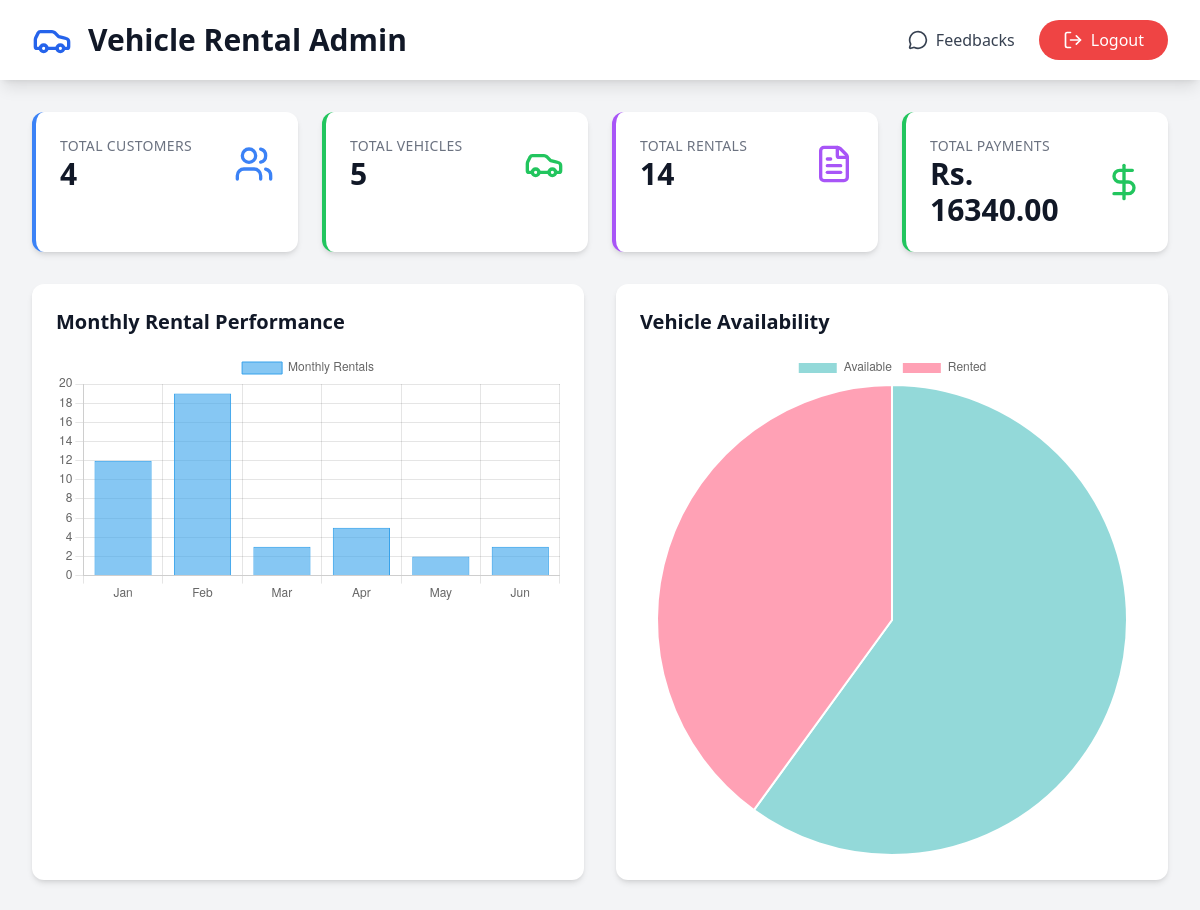
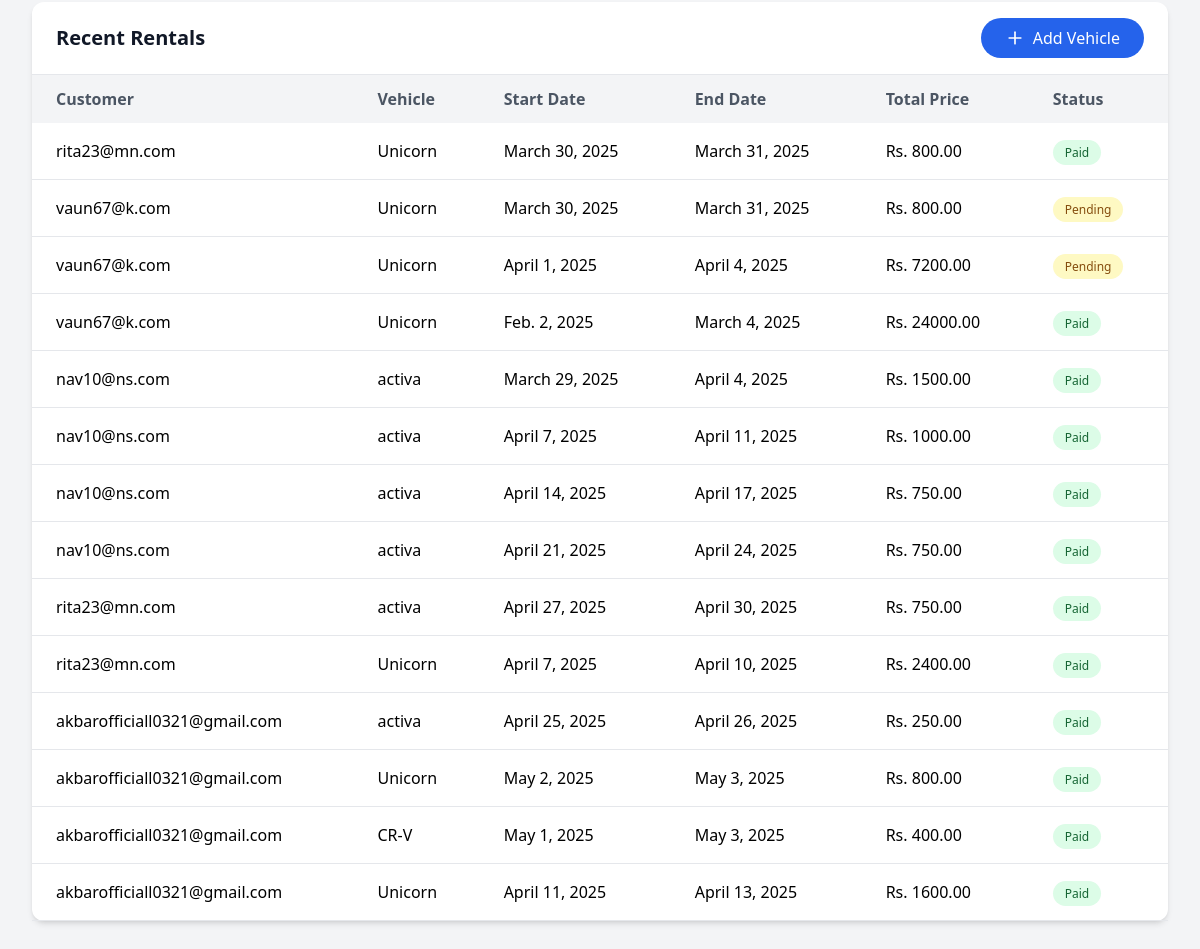
The page /admin-dashboard/ (signed in) on the database its author committed (2 pictures, top to bottom).
### home/models.py (models this page shows, shortened)
class Rental(models.Model):
    id = models.AutoField(primary_key=True)  # Ensure primary key is auto-incrementing
    customer = models.ForeignKey(Customer, on_delete=models.CASCADE)
    vehicle = models.ForeignKey(Vehicle, on_delete=models.CASCADE)
    start_date = models.DateField()
    end_date = models.DateField()
    total_price = models.DecimalField(max_digits=10, decimal_places=2)
    is_fully_paid = models.BooleanField(default=False)

class Customer(models.Model):
    user = models.OneToOneField(User, on_delete=models.CASCADE)
    phone = models.CharField(max_length=15, unique=True)

class Vehicle(models.Model):
    name = models.CharField(max_length=100)
    brand = models.CharField(max_length=100)
    model_year = models.IntegerField()
    price_per_day = models.DecimalField(max_digits=10, decimal_places=2)
    description = models.TextField(blank=True)
    image = models.ImageField(upload_to="vehicle_images/", blank=True, null=True)
    available = models.BooleanField(default=True)

### home/views.py (the view)
# urls.py: path("admin-dashboard/", views.admin_dashboard, name="admin_dashboard"),
@login_required
@user_passes_test(lambda u: u.is_superuser)
def admin_dashboard(request):
    current_date = timezone.now().date()
    available_vehicles = Vehicle.objects.exclude(
        rental__start_date__lte=current_date,
        rental__end_date__gte=current_date
    ).filter(available=True)
    customers = Customer.objects.all()
    vehicles = Vehicle.objects.all()
    rentals = Rental.objects.all()
    payments = Payment.objects.all()
    total_payment = sum(payment.amount_paid for payment in payments)
    context = {
        "customers": customers,
        "vehicles": vehicles,
        "available_vehicles": available_vehicles,
        "rented_vehicles_count": vehicles.count() - available_vehicles.count(),  # Pre-calculate this
        "rentals": rentals,
        "payments": payments,
        "total_payment": total_payment,
    }
    return render(request, "admin_dashboard.html", context)

### templates/admin_dashboard.html (shortened to what this page needs)
<!DOCTYPE html>
<html lang="en">
<head>
    <script src="https://cdn.tailwindcss.com"></script>
</head>
<body class="bg-gray-100 min-h-screen">
    <nav class="bg-white shadow-lg">
        <div class="max-w-7xl mx-auto px-4 sm:px-6 lg:px-8">
            <div class="flex justify-between h-20 items-center">
                <div class="flex items-center space-x-4">
                    <div class="text-blue-600">
                        <i data-lucide="car" class="w-10 h-10"></i>
                    </div>
                    <h1 class="text-3xl font-extrabold text-gray-900">
                        Vehicle Rental Admin
                    </h1>
                </div>
                <div class="flex items-center space-x-6">
                    <a href="{% url 'view_feedbacks' %}" class="text-gray-700 hover:text-blue-600 transition duration-300 flex items-center space-x-2">
                        <i data-lucide="message-circle" class="w-5 h-5"></i>
                        <span>Feedbacks</span>
                    </a>
                    <a href="{% url 'admin_logout' %}" class="bg-red-500 text-white px-6 py-2 rounded-full hover:bg-red-600 transition duration-300 flex items-center space-x-2">
                        <i data-lucide="log-out" class="w-5 h-5"></i>
                        <span>Logout</span>
                    </a>
                </div>
            </div>
        </div>
    </nav>
    <div class="max-w-7xl mx-auto px-4 sm:px-6 lg:px-8 py-8">
        <div class="grid grid-cols-1 md:grid-cols-4 gap-6 mb-8">
            <div class="bg-white rounded-xl shadow-md p-6 hover:shadow-xl transition duration-300 border-l-4 border-blue-500">
                <div class="flex items-center justify-between">
                    <div>
                        <h3 class="text-gray-500 text-sm uppercase tracking-wide">Total Customers</h3>
                        <p class="text-3xl font-bold text-gray-900">{{ customers.count }}</p>
                    </div>
                    <div class="text-blue-500">
                        <i data-lucide="users" class="w-10 h-10"></i>
                    </div>
                </div>
            </div>
            <div class="bg-white rounded-xl shadow-md p-6 hover:shadow-xl transition duration-300 border-l-4 border-green-500">
                <div class="flex items-center justify-between">
                    <div>
                        <h3 class="text-gray-500 text-sm uppercase tracking-wide">Total Vehicles</h3>
                        <p class="text-3xl font-bold text-gray-900">{{ vehicles.count }}</p>
                    </div>
                    <div class="text-green-500">
                        <i data-lucide="car" class="w-10 h-10"></i>
                    </div>
                </div>
            </div>
            <div class="bg-white rounded-xl shadow-md p-6 hover:shadow-xl transition duration-300 border-l-4 border-purple-500">
                <div class="flex items-center justify-between">
                    <div>
                        <h3 class="text-gray-500 text-sm uppercase tracking-wide">Total Rentals</h3>
                        <p class="text-3xl font-bold text-gray-900">{{ rentals.count }}</p>
                    </div>
                    <div class="text-purple-500">
                        <i data-lucide="file-text" class="w-10 h-10"></i>
                    </div>
                </div>
            </div>
            <div class="bg-white rounded-xl shadow-md p-6 hover:shadow-xl transition duration-300 border-l-4 border-green-500">
                <div class="flex items-center justify-between">
                    <div>
                        <h3 class="text-gray-500 text-sm uppercase tracking-wide">Total Payments</h3>
                        <p class="text-3xl font-bold text-gray-900">Rs. {{ total_payment }}</p>
                    </div>
                    <div class="text-green-500">
                        <i data-lucide="dollar-sign" class="w-10 h-10"></i>
                    </div>
                </div>
            </div>
        </div>
        <div class="grid grid-cols-1 md:grid-cols-2 gap-8">
            <div class="bg-white rounded-xl shadow-md p-6">
                <h3 class="text-xl font-semibold text-gray-900 mb-4">Monthly Rental Performance</h3>
                <canvas id="rentalChart"></canvas>
            </div>
            <div class="bg-white rounded-xl shadow-md p-6">
                <h3 class="text-xl font-semibold text-gray-900 mb-4">Vehicle Availability</h3>
                <canvas id="vehicleAvailabilityChart"></canvas>
            </div>
        </div>
        <div class="bg-white rounded-xl shadow-md mt-8">
            <div class="px-6 py-4 border-b flex justify-between items-center">
                <h3 class="text-xl font-semibold text-gray-900">Recent Rentals</h3>
                <a href="{% url 'add_vehicle' %}" class="bg-blue-600 text-white px-6 py-2 rounded-full hover:bg-blue-700 transition duration-300 flex items-center space-x-2">
                    <i data-lucide="plus" class="w-5 h-5"></i>
                    <span>Add Vehicle</span>
                </a>
            </div>
            <div class="overflow-x-auto">
                <table class="w-full">
                    <thead>
                        <tr class="bg-gray-100 text-gray-600">
                            <th class="px-6 py-3 text-left">Customer</th>
                            <th class="px-6 py-3 text-left">Vehicle</th>
                            <th class="px-6 py-3 text-left">Start Date</th>
                            <th class="px-6 py-3 text-left">End Date</th>
                            <th class="px-6 py-3 text-left">Total Price</th>
                            <th class="px-6 py-3 text-left">Status</th>
                        </tr>
                    </thead>
                    <tbody>
                        {% for rental in rentals %}
                        <tr class="border-b hover:bg-gray-50 transition duration-200">
                            <td class="px-6 py-4">{{ rental.customer.user.username }}</td>
                            <td class="px-6 py-4">{{ rental.vehicle.name }}</td>
                            <td class="px-6 py-4">{{ rental.start_date }}</td>
                            <td class="px-6 py-4">{{ rental.end_date }}</td>
                            <td class="px-6 py-4">Rs. {{ rental.total_price }}</td>
                            <td class="px-6 py-4">
                                {% if rental.is_fully_paid %}
                                <span class="bg-green-100 text-green-800 px-3 py-1 rounded-full text-xs">Paid</span>
                                {% else %}
                                <span class="bg-yellow-100 text-yellow-800 px-3 py-1 rounded-full text-xs">Pending</span>
                                {% endif %}
                            </td>
                        </tr>
                        {% endfor %}
                    </tbody>
                </table>
            </div>
        </div>
    </div>
    <script>
        // Initialize Lucide Icons
        lucide.createIcons();
        // Rental Performance Chart
        const ctx1 = document.getElementById('rentalChart').getContext('2d');
        new Chart(ctx1, {
            type: 'bar',
            data: {
                labels: ['Jan', 'Feb', 'Mar', 'Apr', 'May', 'Jun'],
                datasets: [{
                    label: 'Monthly Rentals',
                    data: [12, 19, 3, 5, 2, 3],
                    backgroundColor: 'rgba(54, 162, 235, 0.6)',
                    borderColor: 'rgba(54, 162, 235, 1)',
                    borderWidth: 1
                }]
            },
            options: {
                responsive: true,
                scales: {
                    y: {
                        beginAtZero: true
                    }
                }
            }
        });
        // Vehicle Availability Pie Chart
        const ctx2 = document.getElementById('vehicleAvailabilityChart').getContext('2d');
        new Chart(ctx2, {
            type: 'pie',
            data: {
                labels: ['Available', 'Rented'],
                datasets: [{
                    data: [{{ available_vehicles.count }}, {{ rented_vehicles_count }}],
                    backgroundColor: [
                        'rgba(75, 192, 192, 0.6)',
                        'rgba(255, 99, 132, 0.6)'
                    ]
                }]
            },
            options: {
                responsive: true
            }
        });
    </script>
</body>
</html>

### rows shown on the page
Rental: customer.user.username "rita23@mn.com", vehicle.name "Unicorn", start_date "March 30, 2025", end_date "March 31, 2025", total_price "800.00", is_fully_paid "Paid"
Rental: customer.user.username "vaun67@k.com", vehicle.name "Unicorn", start_date "March 30, 2025", end_date "March 31, 2025", total_price "800.00", is_fully_paid "Pending"
Rental: customer.user.username "vaun67@k.com", vehicle.name "Unicorn", start_date "April 1, 2025", end_date "April 4, 2025", total_price "7200.00", is_fully_paid "Pending"
Rental: customer.user.username "vaun67@k.com", vehicle.name "Unicorn", start_date "Feb. 2, 2025", end_date "March 4, 2025", total_price "24000.00", is_fully_paid "Paid"
Rental: customer.user.username "nav10@ns.com", vehicle.name "activa", start_date "March 29, 2025", end_date "April 4, 2025", total_price "1500.00", is_fully_paid "Paid"
Rental: customer.user.username "nav10@ns.com", vehicle.name "activa", start_date "April 7, 2025", end_date "April 11, 2025", total_price "1000.00", is_fully_paid "Paid"
Rental: customer.user.username "nav10@ns.com", vehicle.name "activa", start_date "April 14, 2025", end_date "April 17, 2025", total_price "750.00", is_fully_paid "Paid"
Rental: customer.user.username "nav10@ns.com", vehicle.name "activa", start_date "April 21, 2025", end_date "April 24, 2025", total_price "750.00", is_fully_paid "Paid"
Rental: customer.user.username "rita23@mn.com", vehicle.name "activa", start_date "April 27, 2025", end_date "April 30, 2025", total_price "750.00", is_fully_paid "Paid"
Rental: customer.user.username "rita23@mn.com", vehicle.name "Unicorn", start_date "April 7, 2025", end_date "April 10, 2025", total_price "2400.00", is_fully_paid "Paid"
Rental: customer.user.username "akbarofficiall0321@gmail.com", vehicle.name "activa", start_date "April 25, 2025", end_date "April 26, 2025", total_price "250.00", is_fully_paid "Paid"
Rental: customer.user.username "akbarofficiall0321@gmail.com", vehicle.name "Unicorn", start_date "May 2, 2025", end_date "May 3, 2025", total_price "800.00", is_fully_paid "Paid"
Rental: customer.user.username "akbarofficiall0321@gmail.com", vehicle.name "CR-V", start_date "May 1, 2025", end_date "May 3, 2025", total_price "400.00", is_fully_paid "Paid"
Rental: customer.user.username "akbarofficiall0321@gmail.com", vehicle.name "Unicorn", start_date "April 11, 2025", end_date "April 13, 2025", total_price "1600.00", is_fully_paid "Paid"

### other values the page prints
{{ customers.count }} "4"
{{ vehicles.count }} "5"
{{ rentals.count }} "14"
{{ total_payment }} "16340.00"
chart data {{ available_vehicles.count }} 3
chart data {{ rented_vehicles_count }} 2
